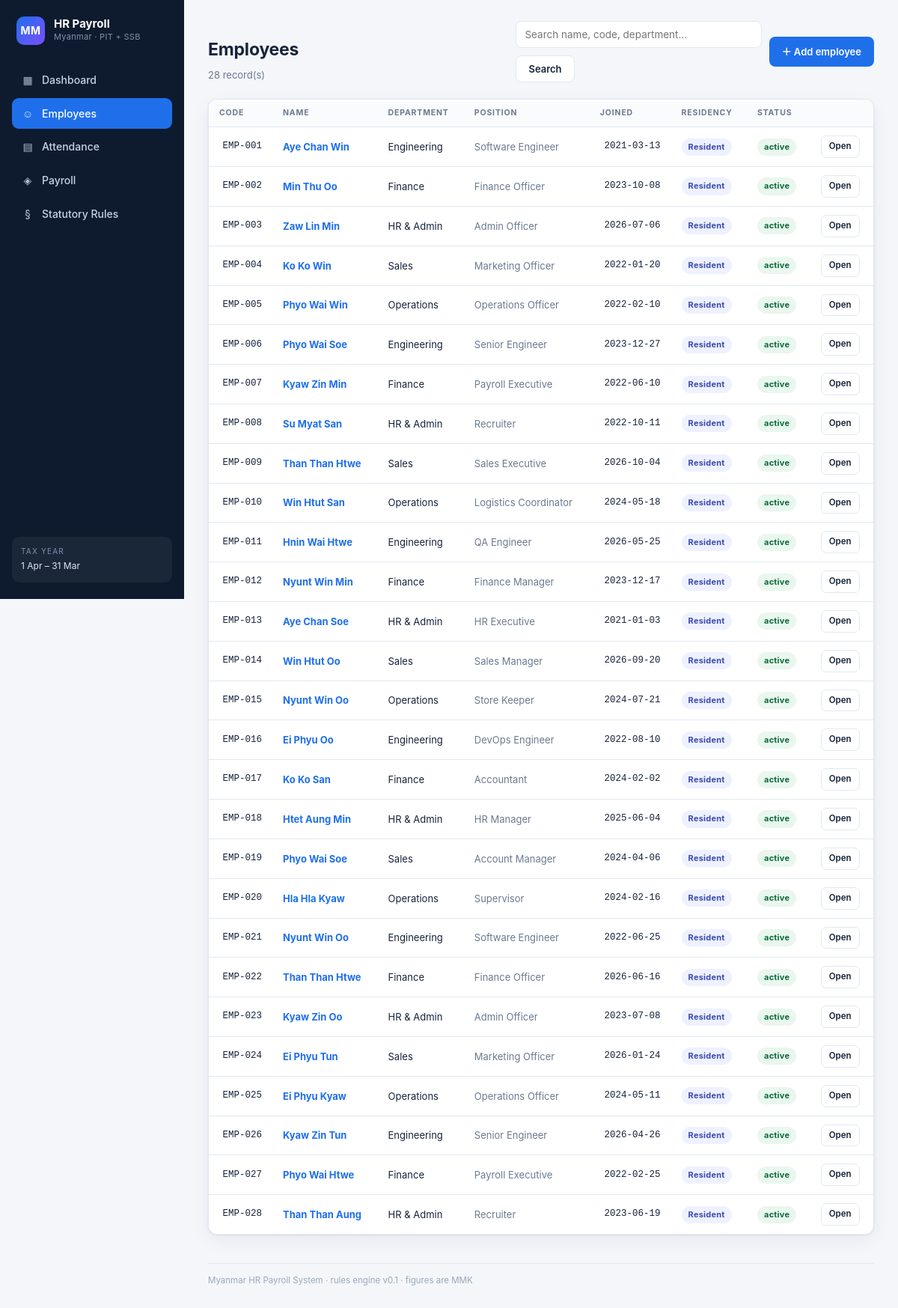
The page /employees on the database its author committed.
### tables this page shows
CREATE TABLE employee (
    id              INTEGER PRIMARY KEY AUTOINCREMENT,
    code            TEXT NOT NULL UNIQUE,
    name            TEXT NOT NULL,
    nrc             TEXT DEFAULT '',
    email           TEXT DEFAULT '',
    phone           TEXT DEFAULT '',
    department      TEXT DEFAULT '',
    position        TEXT DEFAULT '',
    join_date       TEXT NOT NULL,
    status          TEXT NOT NULL DEFAULT 'active',
    residency       TEXT NOT NULL DEFAULT 'resident',
    bank_account    TEXT DEFAULT '',
    created_at      TEXT NOT NULL DEFAULT (datetime('now'))
);

### webapp/app.py (the view)
    @app.route("/employees")
    def employees_list():
        d = get_db()
        q = (request.args.get("q") or "").strip().lower()
        rows = d.employees()
        if q:
            rows = [
                e for e in rows
                if q in e["name"].lower() or q in e["code"].lower()
                or q in (e.get("department") or "").lower()
            ]
        return render_template("employees.html", employees=rows, q=q)

### payroll/db.py (called while the page is built)
    @contextmanager
    def connect(self) -> Iterator[sqlite3.Connection]:
        conn = sqlite3.connect(self.path)
        conn.row_factory = sqlite3.Row
        conn.execute("PRAGMA foreign_keys = ON")
        try:
            yield conn
            conn.commit()
        except Exception:
            conn.rollback()
            raise
        finally:
            conn.close()

    def query(self, sql: str, params: Iterable[Any] = ()) -> list[dict]:
        with self.connect() as conn:
            rows = conn.execute(sql, tuple(params)).fetchall()
            return [dict(r) for r in rows]

    def employees(self, active_only: bool = False) -> list[dict]:
        sql = "SELECT * FROM employee"
        if active_only:
            sql += " WHERE status = 'active'"
        sql += " ORDER BY code"
        return self.query(sql)

### webapp/templates/employees.html (shortened to what this page needs)
{% extends "base.html" %}
{% block content %}
<div class="page-head">
  <div>
    <h1 class="page-title">Employees</h1>
    <div class="page-sub">{{ employees|length }} record(s)</div>
  </div>
  <div class="toolbar">
    <form method="get" class="toolbar">
      <input class="search" type="text" name="q" value="{{ q }}" placeholder="Search name, code, department…">
      <button class="btn btn-ghost" type="submit">Search</button>
    </form>
    <a class="btn btn-primary" href="{{ url_for('employee_new') }}">＋ Add employee</a>
  </div>
</div>
<section class="panel">
  <div class="scroll-x">
    <table>
      <thead><tr>
        <th>Code</th><th>Name</th><th>Department</th><th>Position</th>
        <th>Joined</th><th>Residency</th><th>Status</th><th></th>
      </tr></thead>
      <tbody>
      {% for e in employees %}
        <tr>
          <td class="num">{{ e.code }}</td>
          <td><a href="{{ url_for('employee_detail', employee_id=e.id) }}"><strong>{{ e.name }}</strong></a></td>
          <td>{{ e.department or '—' }}</td>
          <td class="muted">{{ e.position or '—' }}</td>
          <td class="num">{{ e.join_date }}</td>
          <td>
            <span class="badge {{ 'badge-resident' if e.residency == 'resident' else 'badge-non' }}">
              {{ 'Resident' if e.residency == 'resident' else 'Non-resident' }}</span>
          </td>
          <td><span class="badge {{ 'badge-active' if e.status == 'active' else 'badge-inactive' }}">{{ e.status }}</span></td>
          <td><a class="btn btn-ghost btn-sm" href="{{ url_for('employee_detail', employee_id=e.id) }}">Open</a></td>
        </tr>
      {% else %}
        <tr><td colspan="8" class="empty"><div class="big">☺</div>No employees match.<br>
          <a href="{{ url_for('employee_new') }}">Add the first employee →</a></td></tr>
      {% endfor %}
      </tbody>
    </table>
  </div>
</section>
{% endblock %}

### webapp/templates/base.html (shortened to what this page needs)
<!DOCTYPE html>
<html lang="en">
<head>
  <link rel="stylesheet" href="{{ url_for('static', filename='style.css') }}">
</head>
<body>
<div class="shell">
  <aside class="sidebar">
    <div class="brand">
      <div class="brand-mark">MM</div>
      <div>
        <div class="brand-name">HR Payroll</div>
        <div class="brand-sub">Myanmar · PIT + SSB</div>
      </div>
    </div>
    <nav>
      <a href="{{ url_for('dashboard') }}" class="{{ 'active' if request.endpoint == 'dashboard' }}">
        <span class="ico">▦</span> Dashboard</a>
      <a href="{{ url_for('employees_list') }}" class="{{ 'active' if request.endpoint and request.endpoint.startswith('employee') }}">
        <span class="ico">☺</span> Employees</a>
      <a href="{{ url_for('attendance_list') }}" class="{{ 'active' if request.endpoint and request.endpoint.startswith('attendance') }}">
        <span class="ico">▤</span> Attendance</a>
      <a href="{{ url_for('payroll_runs') }}" class="{{ 'active' if request.endpoint and request.endpoint.startswith(('payroll','payslip')) }}">
        <span class="ico">◈</span> Payroll</a>
      <a href="{{ url_for('rules_view') }}" class="{{ 'active' if request.endpoint == 'rules_view' }}">
        <span class="ico">§</span> Statutory Rules</a>
    </nav>
    <div class="side-foot">
      <div class="side-foot-label">Tax year</div>
      <div class="side-foot-value">1 Apr – 31 Mar</div>
    </div>
  </aside>
  <main class="content">
    {% block content %}{% endblock %}
    <footer class="foot">
      Myanmar HR Payroll System · rules engine v{{ version|default('0.1') }} ·
      figures are MMK
    </footer>
  </main>
</div>
</body>
</html>

### webapp/static/style.css (style rules this page uses)
:root { --bg:#f4f6fa; --panel:#ffffff; --ink:#16233a; --muted:#6b7a90; --line:#e3e8f0; --brand:#1f6feb; --brand-ink:#0b3f8f; --ok:#0f9d58; --warn:#c47f00; --err:#c62828; --pit:#7c4dff; --ssb:#00897b; --net:#1f6feb; --radius:12px; --shadow:0 1px 3px rgba(20,40,80,.08),0 8px 24px rgba(20,40,80,.06); --mono:"SFMono-Regular",Consolas,"Liberation Mono",Menlo,monospace; }
* { box-sizing:border-box }
html,body { margin:0;padding:0 }
body { background:var(--bg); color:var(--ink); font:14px/1.55 -apple-system,BlinkMacSystemFont,"Segoe UI",Roboto, "Noto Sans Myanmar","Padauk",Helvetica,Arial,sans-serif; -webkit-font-smoothing:antialiased; }
a { color:var(--brand);text-decoration:none }
.shell { display:grid;grid-template-columns:246px 1fr;min-height:100vh }
.sidebar { background:#0e1b2e; color:#c7d3e6; padding:22px 16px; display:flex; flex-direction:column; gap:26px; position:sticky; top:0; height:100vh; }
.brand { display:flex;gap:12px;align-items:center;padding:0 6px }
.brand-mark { width:38px;height:38px;border-radius:10px;flex:none; background:linear-gradient(135deg,#1f6feb,#7c4dff); color:#fff;font-weight:700;display:grid;place-items:center;letter-spacing:.5px; }
.brand-name { font-weight:650;color:#fff;font-size:15px;line-height:1.2 }
.brand-sub { font-size:11px;color:#7f92ad;letter-spacing:.3px }
.sidebar nav { display:flex;flex-direction:column;gap:3px }
.sidebar nav a { display:flex;align-items:center;gap:10px;padding:10px 12px;border-radius:9px; color:#c7d3e6;font-weight:500;transition:background .15s,color .15s; }
.sidebar nav a.active { background:var(--brand);color:#fff }
.sidebar nav a .ico { width:18px;text-align:center;opacity:.85;font-size:14px }
.side-foot { margin-top:auto;padding:12px;border-radius:10px;background:rgba(255,255,255,.05) }
.side-foot-label { font-size:10px;letter-spacing:.12em;text-transform:uppercase;color:#7f92ad }
.side-foot-value { font-size:12px;color:#dce6f5;margin-top:3px }
.content { padding:28px 32px 40px;max-width:1320px;width:100% }
.page-head { display:flex;justify-content:space-between;align-items:flex-end;gap:16px;margin-bottom:22px;flex-wrap:wrap }
.page-title { font-size:23px;font-weight:680;letter-spacing:-.2px;margin:0 }
.page-sub { color:var(--muted);font-size:13px;margin-top:5px }
.foot { margin-top:38px;color:#9aa8bb;font-size:11.5px;border-top:1px solid var(--line);padding-top:14px }
.panel { background:var(--panel);border:1px solid var(--line);border-radius:var(--radius); box-shadow:var(--shadow);margin-bottom:22px;overflow:hidden; }
table { width:100%;border-collapse:collapse;font-size:13px }
th { text-align:left;font-size:10.5px;letter-spacing:.08em;text-transform:uppercase; color:var(--muted);font-weight:650;padding:10px 14px;border-bottom:1px solid var(--line); background:#fafbfd;white-space:nowrap; }
td { padding:11px 14px;border-bottom:1px solid var(--line);vertical-align:middle }
tbody tr:last-child td { border-bottom:none }
.num { text-align:right;font-variant-numeric:tabular-nums;font-family:var(--mono);font-size:12.5px }
.muted { color:var(--muted) }
.badge { display:inline-flex;align-items:center;gap:5px;padding:3px 9px;border-radius:20px; font-size:11px;font-weight:650;letter-spacing:.02em;white-space:nowrap; }
.badge-active { background:#e9f7ee;color:#0b6b39 }
.badge-resident { background:#eef1ff;color:#3c4bb0 }
input[type=text],input[type=number],input[type=date],input[type=email],select,textarea { width:100%;padding:9px 11px;border:1px solid var(--line);border-radius:8px; font-size:13.5px;font-family:inherit;background:#fff;color:var(--ink); }
.btn { display:inline-flex;align-items:center;gap:7px;padding:9px 16px;border-radius:8px; border:1px solid transparent;font-size:13px;font-weight:600;cursor:pointer; font-family:inherit;transition:filter .15s,background .15s; }
.btn-primary { background:var(--brand);color:#fff }
.btn-ghost { background:#fff;color:var(--ink);border-color:var(--line) }
.btn-sm { padding:5px 10px;font-size:11.5px;border-radius:7px }
.toolbar { display:flex;gap:10px;align-items:center;flex-wrap:wrap }
.search { min-width:220px }
.scroll-x { overflow-x:auto }

### rows shown on the page
employee: code "EMP-001", name "Aye Chan Win", department "Engineering", position "Software Engineer", join_date "2021-03-13", residency "Resident", status "active"
employee: code "EMP-002", name "Min Thu Oo", department "Finance", position "Finance Officer", join_date "2023-10-08", residency "Resident", status "active"
employee: code "EMP-003", name "Zaw Lin Min", department "HR & Admin", position "Admin Officer", join_date "2026-07-06", residency "Resident", status "active"
employee: code "EMP-004", name "Ko Ko Win", department "Sales", position "Marketing Officer", join_date "2022-01-20", residency "Resident", status "active"
employee: code "EMP-005", name "Phyo Wai Win", department "Operations", position "Operations Officer", join_date "2022-02-10", residency "Resident", status "active"
employee: code "EMP-006", name "Phyo Wai Soe", department "Engineering", position "Senior Engineer", join_date "2023-12-27", residency "Resident", status "active"
employee: code "EMP-007", name "Kyaw Zin Min", department "Finance", position "Payroll Executive", join_date "2022-06-10", residency "Resident", status "active"
employee: code "EMP-008", name "Su Myat San", department "HR & Admin", position "Recruiter", join_date "2022-10-11", residency "Resident", status "active"
employee: code "EMP-009", name "Than Than Htwe", department "Sales", position "Sales Executive", join_date "2026-10-04", residency "Resident", status "active"
employee: code "EMP-010", name "Win Htut San", department "Operations", position "Logistics Coordinator", join_date "2024-05-18", residency "Resident", status "active"
employee: code "EMP-011", name "Hnin Wai Htwe", department "Engineering", position "QA Engineer", join_date "2026-05-25", residency "Resident", status "active"
employee: code "EMP-012", name "Nyunt Win Min", department "Finance", position "Finance Manager", join_date "2023-12-17", residency "Resident", status "active"
employee: code "EMP-013", name "Aye Chan Soe", department "HR & Admin", position "HR Executive", join_date "2021-01-03", residency "Resident", status "active"
employee: code "EMP-014", name "Win Htut Oo", department "Sales", position "Sales Manager", join_date "2026-09-20", residency "Resident", status "active"
employee: code "EMP-015", name "Nyunt Win Oo", department "Operations", position "Store Keeper", join_date "2024-07-21", residency "Resident", status "active"
employee: code "EMP-016", name "Ei Phyu Oo", department "Engineering", position "DevOps Engineer", join_date "2022-08-10", residency "Resident", status "active"
employee: code "EMP-017", name "Ko Ko San", department "Finance", position "Accountant", join_date "2024-02-02", residency "Resident", status "active"
employee: code "EMP-018", name "Htet Aung Min", department "HR & Admin", position "HR Manager", join_date "2025-06-04", residency "Resident", status "active"
employee: code "EMP-019", name "Phyo Wai Soe", department "Sales", position "Account Manager", join_date "2024-04-06", residency "Resident", status "active"
employee: code "EMP-020", name "Hla Hla Kyaw", department "Operations", position "Supervisor", join_date "2024-02-16", residency "Resident", status "active"
employee: code "EMP-021", name "Nyunt Win Oo", department "Engineering", position "Software Engineer", join_date "2022-06-25", residency "Resident", status "active"
employee: code "EMP-022", name "Than Than Htwe", department "Finance", position "Finance Officer", join_date "2026-06-16", residency "Resident", status "active"
employee: code "EMP-023", name "Kyaw Zin Oo", department "HR & Admin", position "Admin Officer", join_date "2023-07-08", residency "Resident", status "active"
employee: code "EMP-024", name "Ei Phyu Tun", department "Sales", position "Marketing Officer", join_date "2026-01-24", residency "Resident", status "active"
employee: code "EMP-025", name "Ei Phyu Kyaw", department "Operations", position "Operations Officer", join_date "2024-05-11", residency "Resident", status "active"
employee: code "EMP-026", name "Kyaw Zin Tun", department "Engineering", position "Senior Engineer", join_date "2026-04-26", residency "Resident", status "active"
employee: code "EMP-027", name "Phyo Wai Htwe", department "Finance", position "Payroll Executive", join_date "2022-02-25", residency "Resident", status "active"
employee: code "EMP-028", name "Than Than Aung", department "HR & Admin", position "Recruiter", join_date "2023-06-19", residency "Resident", status "active"

### other values the page prints
{{ employees|length }} "28"
{{ version|default('0.1') }} "0.1"
